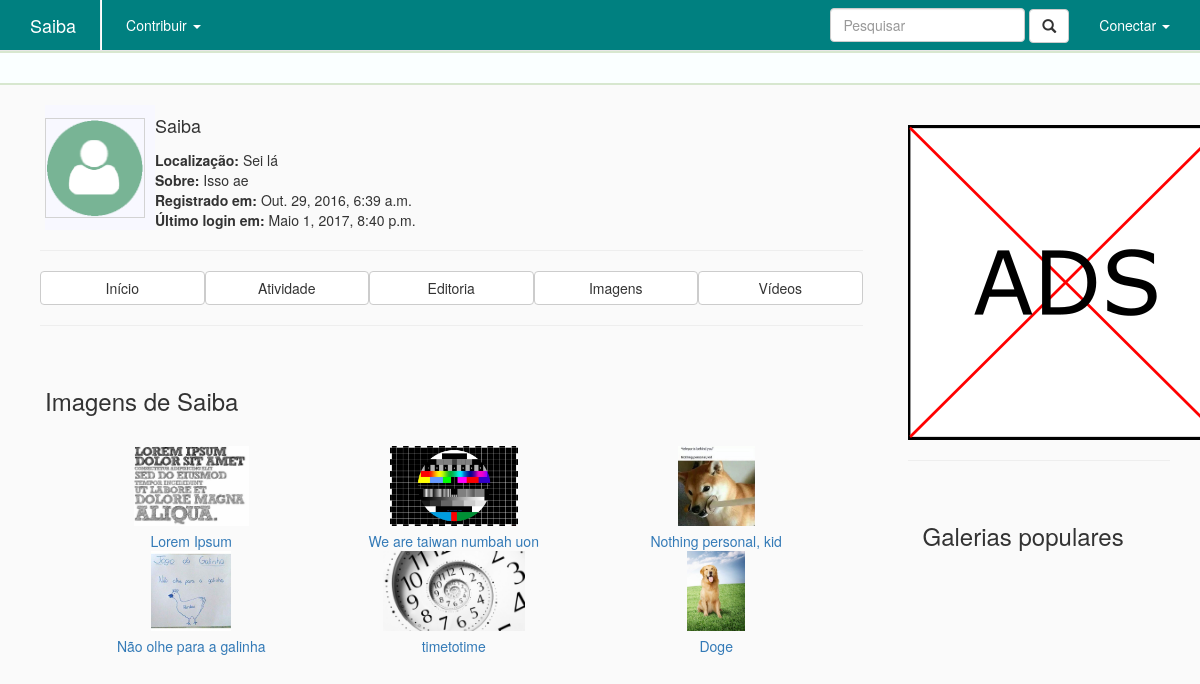
Screenshot of /perfil/saiba/imagens with the database file from the repository.
### profile/models.py (models this page shows, shortened)
class Profile(models.Model):
    user        = models.OneToOneField(User, on_delete=models.CASCADE)
    title       = models.CharField(max_length = 500, blank=True)
    slug        = models.SlugField(max_length=250, default="", blank=True)
    avatar      = models.ImageField(blank=True, upload_to='icon/', default='icon/perfil.png')
    gender      = models.CharField(max_length = 500, blank=True)
    location    = models.CharField(max_length = 500)
    about       = models.CharField(max_length = 1500)

### gallery/models.py (models this page shows, shortened)
class Image(models.Model):
    author      = models.ForeignKey(User, blank=True)
    title       = models.CharField(max_length=250)
    date        = models.DateTimeField(default=timezone.now, blank=True)
    date_origin = models.CharField(max_length=100, blank=True)
    source      = models.CharField(max_length=250)
    tags        = models.ManyToManyField('home.Tag', blank=True)
    entry       = models.ForeignKey(Entry, on_delete=models.CASCADE, related_name="images")
    hidden      = models.BooleanField(default=False)
    file        = models.ImageField(blank=True, upload_to='icon/')
    description = models.TextField(max_length=250, blank=True)
    state       = models.ForeignKey(State, on_delete=models.CASCADE, default=1)
    trending_points = models.IntegerField(default=0)

### profile/views.py (the view)
# urls.py: url(r'^(?P<name_slug>[\w-]+)/imagens', views.images, name='images'),
def images(request, name_slug):
    profile = get_object_or_404(Profile, slug=name_slug)
    images = Image.objects.filter(author=profile.user)
    context = { "profile": profile, 'type': 'profile', "id": profile.user.id, "images": images}
    return render(request, 'profile/images.html', context)

### profile/templates/profile/images.html (shortened to what this page needs)
﻿{% extends 'home/base.html' %}
{% block body %}
    <section id="profile" class="container media col-md-12">
        <div class="media-left media-middle" style="background-color: ghostwhite; ">
            {% if profile.avatar %}
            <img style="border-style:solid; border-width:1px; border-color:lightgrey" class='media-object' src='{{profile.avatar.url}}' width='100' height='100'>
            {% else %}
            <img style="border-style:solid; border-width:1px; border-color:lightgrey" class='media-object' src='/media/icon/perfil.png' width='100' height='100'>
            {% endif %}
        </div>
        <div class="media-body media-middle">
            <h3 class="media-heading">{{ profile.user.username }}</h3>
            <span class=""><b>Localização:</b> {{ profile.location }}</span><br/>
            <span class=""><b>Sobre:</b> {{ profile.about }}</span><br/>
            <span class=""><b>Registrado em:</b> {{ profile.user.date_joined }}</span><br/>
            <span class=""><b>Último login em:</b> {{ profile.user.last_login }}</span><br/>
        </div>
    </section>
    {% include "profile/profile_menu.html" %}
    <section id="editorships" class="container media col-md-12">
        <h2>Imagens de {{profile.user.username}}</h2>
        <div class="container media col-md-12">
            {% for image in images %}
            <a href="{% url 'gallery:image_detail' image.id %}" class="trending-entry col-md-4">
                <span class="trending-container col-md-12" style="text-align: center;">
                    <img class="trending-image col-md-12 col-centered" src="{{image.file.url}}"
                         style="height:80px; width:auto; border:1px;"/>
                    <span class="trending-title col-md-12">{{image.title}}</span>
                </span>
            </a>
            {% endfor %}
        </div>
    </section>
{% endblock %}

### home/templates/home/base.html (shortened to what this page needs)
﻿<!DOCTYPE html>
<html lang="pt-br">
    <head>
        {% load staticfiles %}
        <link rel="stylesheet" href="https://maxcdn.bootstrapcdn.com/bootstrap/3.3.6/css/bootstrap.min.css">
        <link rel="stylesheet" type="text/css" href="{% static 'home/style.css' %}"/>
        <link rel="stylesheet" type="text/css" href="{% static 'home/navbar.css' %}"/>
        <link rel="stylesheet" type="text/css" href="{% static 'home/base.css' %}"/>
    </head>
    <body>
        <nav id="saiba-navbar" class="navbar navbar-default navbar-fixed-top">
            <div class="container">
                <div class="navbar-header">
                    <a class="navbar-brand" href="{% url 'home:index' %}">Saiba</a>
                </div>
                <div id="navbar" class="navbar-collapse collapse">
                    <ul class="nav navbar-nav">
                        <li class="divider-vertical"></li>
                        <li class="dropdown">
                            <a href="#" class="dropdown-toggle" data-toggle="dropdown" role="button" aria-haspopup="true" aria-expanded="false">Contribuir <span class="caret"></span></a>
                        </li>
                    </ul>
                    <ul class="nav navbar-nav navbar-right">
                        <li>
                            <form class="navbar-form navbar-left" action="{% url 'home:page_search' %}" method="get">
                                <div class="form-group">
                                    <input id="navbar-search" name="q" type="text" class="form-control" placeholder="Pesquisar" autocomplete="off">
                                    <button type="submit" class="btn btn-default glyphicon glyphicon-search"></button>
                                </div>
                            </form>
                        </li>
                        {% if user.is_authenticated %}
                            <li class="dropdown">
                                <a href="#" class="dropdown-toggle" data-toggle="dropdown" role="button" aria-haspopup="true" aria-expanded="false">{{user.username}} <span class="caret"></span></a>
                                <ul class="navbox-subitem dropdown-menu">
                                    <li><a href="{% url 'profile:detail' user.profile.slug %}">Perfil</a></li>
                                    <li role="separator" class="divider"></li>
                                    <li><a href="{% url 'home:logout' %}">Sair</a></li>
                                </ul>
                            </li>
                        {% else %}
                            <li class="dropdown">
                                <a href="#" class="dropdown-toggle" data-toggle="dropdown" role="button" aria-haspopup="true" aria-expanded="false">Conectar <span class="caret"></span></a>
                            </li>
                        {% endif %}
                    </ul>
                </div>
            </div>
        </nav>
        <div id="trending" class="col-md-12">
        </div>
        <div id="site-conteudo" class="col-md-12">
            <div id="site-contexto" class="col-md-9">
                {% block body %}
                {% endblock %}
            </div>
            <div id="sidebar" class="col-md-3">{% include "home/sidebar.html" %}</div>
        </div>
    </body>
</html>

### profile/templates/profile/profile_menu.html
﻿    <div class="media-right media-middle col-md-12">
        <hr>
        <div class="btn-group btn-group-justified" role="group" aria-label="...">
            <div class="btn-group" role="group">
                <a href='{% url 'profile:detail' user.profile.slug %}'><button type='button' class='btn btn-default'>Início</button></a>
            </div>
            <div class="btn-group" role="group">
                <a href='#'><button type='button' class='btn btn-default'>Atividade</button></a>
            </div>
            <div class="btn-group" role="group">
                <a href='{% url 'profile:editorships' user.profile.slug %}'><button type='button' class='btn btn-default'>Editoria</button></a>
            </div>
            <div class="btn-group" role="group">
                <a href='{% url 'profile:images' user.profile.slug %}'><button type='button' class='btn btn-default'>Imagens</button></a>
            </div>
            <div class="btn-group" role="group">
                <a href='{% url 'profile:videos' user.profile.slug %}'><button type='button' class='btn btn-default'>Vídeos</button></a>
            </div>
        </div>
        <hr>
    </div>

### home/templates/home/sidebar.html (shortened to what this page needs)
﻿<section id="ads">
    <img src="/media/ad_test.png" class='media-object'/>
</section>
<hr/>
<section id="galerias-populares" class="container media col-md-12">
    <h2>Galerias populares</h2>
</section>

### home/static/home/style.css (style rules this page uses)
h2 { font-size: 24px; line-height: 40px; }
h3 { font-size: 18px; line-height: 40px; }

### home/static/home/base.css (style rules this page uses)
#saiba-navbar { background-color: teal; }
#saiba-navbar a { color: white; }
.divider-vertical { height: 30px; padding-top: 50px; margin: 0 9px; border-left: 1px solid #F2F2F2; border-right: 1px solid #FFF; }
#trending { background-color: #faffff; padding: 15px 0px 15px 0px; border-width: 2px 0px 2px 0px; border-style: solid; border-color: #d7e7cf; margin-top: 15px; }
.trending-image { max-width: 200px; max-height: 100px; width:auto; height:auto; border:1px; }
.col-centered { float: none; margin: 0 auto; }
.trending-title { padding-top: 5px; }
#site-conteudo { margin-top: 20px; }

### rows the page displays
Profile: avatar (picture), user.username "Saiba", location "Sei lá", about "Isso ae", user.date_joined "Out. 29, 2016, 6:39 a.m.", user.last_login "Maio 1, 2017, 8:40 p.m."
Image: file (picture), title "Lorem Ipsum"
Image: file (picture), title "We are taiwan numbah uon"
Image: file (picture), title "Nothing personal, kid"
Image: file (picture), title "Não olhe para a galinha"
Image: file (picture), title "timetotime"
Image: file (picture), title "Doge"
